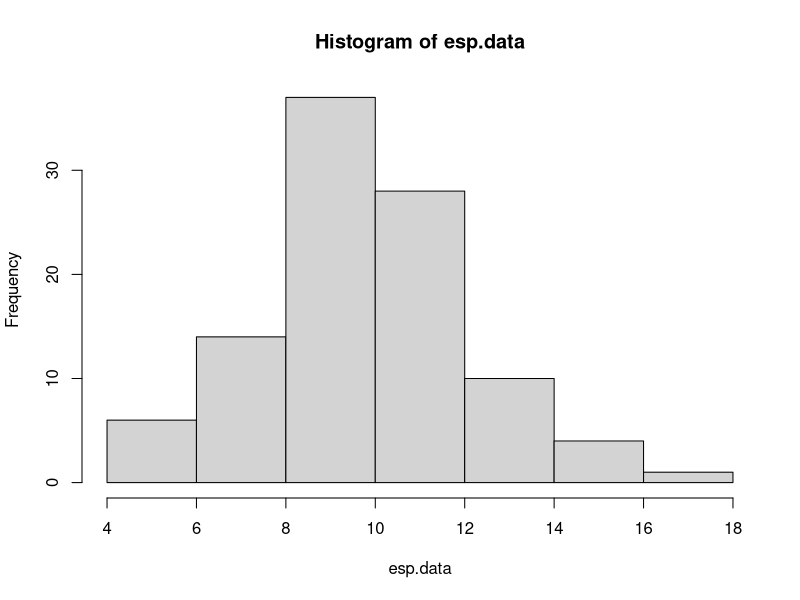
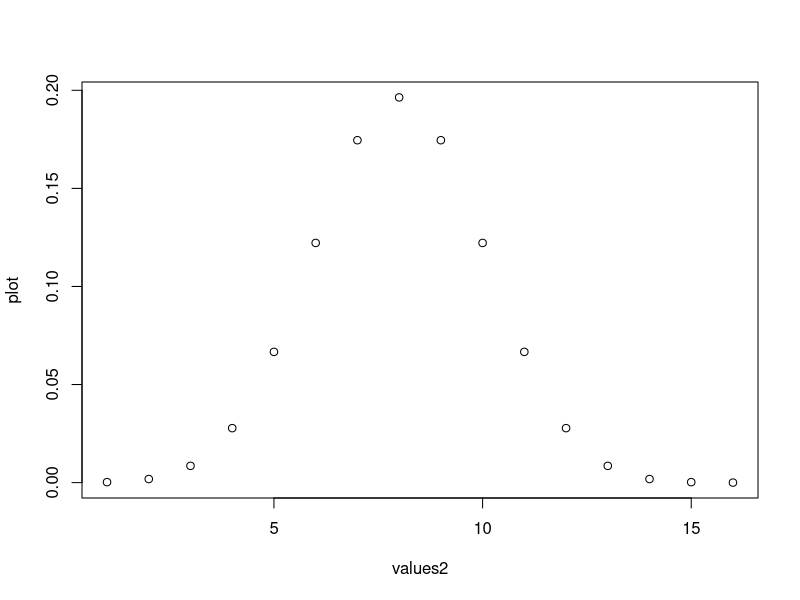
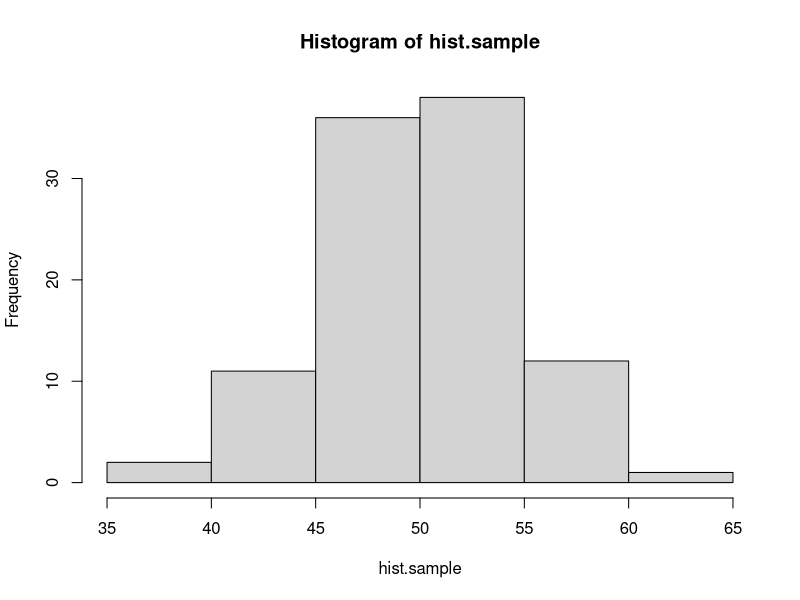
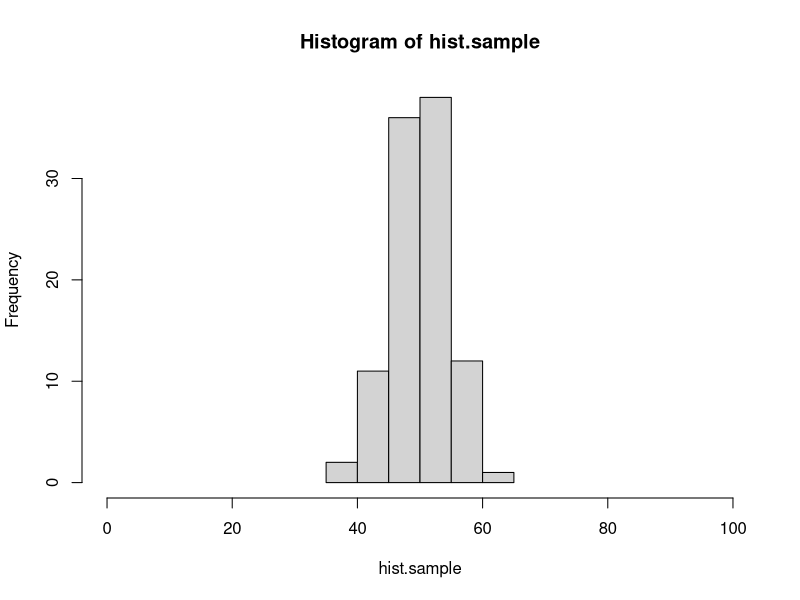
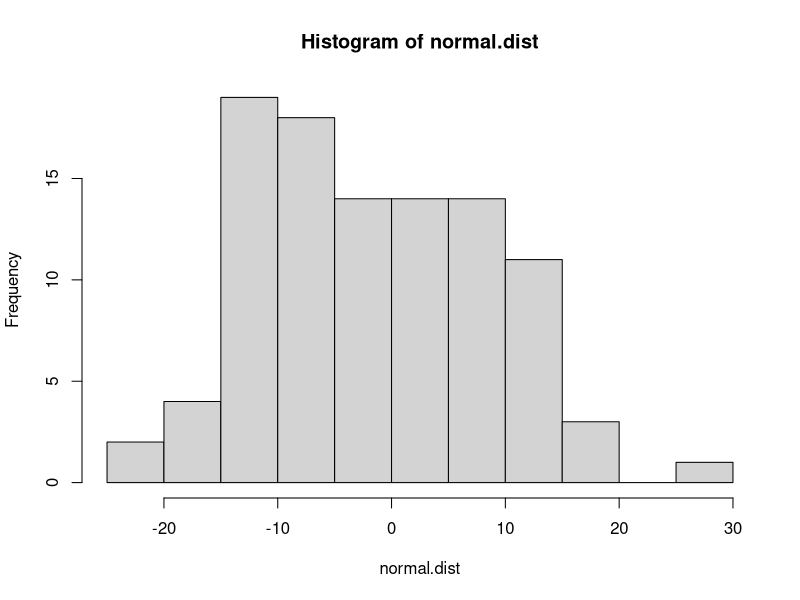
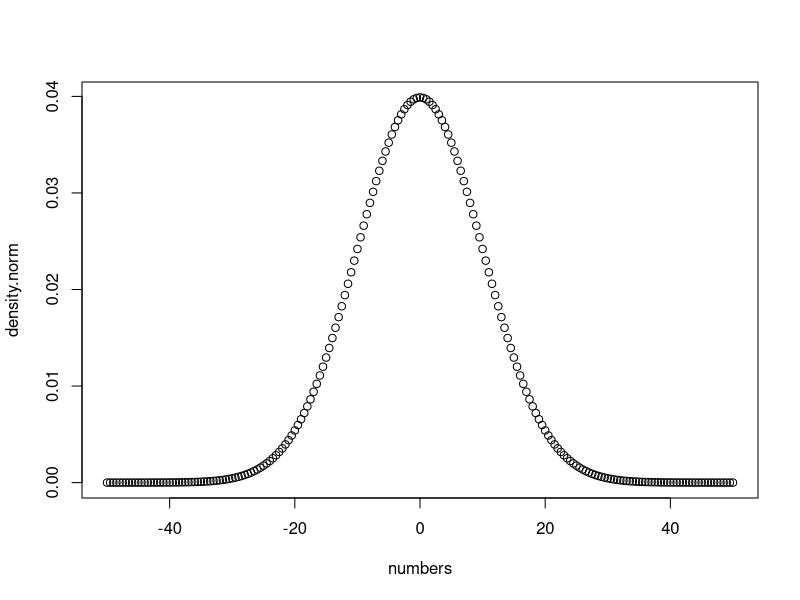

Write R code to recreate these figures, in order. (Note: this script raises an error after producing the figures.)
#### practice with probability distributions ####

# calculating the likelihood requires understanding how to work
# with probability distributions. let's start with the binomial
# distribution.

# the binomial distribution describes the number of "success" in
# some number of "trials" given some probability of success. it 
# is the "coin flipping" distribution. 

# in R, we can draw a sample from a binomial distribution with rbinom()
# this isn't the first time you've seen rbinom, but here it is again, 
# with the parameters spelled out. you can try changing these to explore
# how the function works.

number.of.samples <- 10
number.of.trials.per.sample <- 100
probability.of.success <- 0.5

rbinom(number.of.samples, number.of.trials.per.sample, probability.of.success)

# below, use rbinom to create sample data for the following scenario.
# an experiment tests whether subjects have ESP. 100 subjects are each given
# the opportunity to predict whether a randomly generated number is odd or even.
# each subject makes 20 guesses.
# of course, ESP doesn't exist, so the probability of a successful guess is 0.50.
# store the result in a vector called esp.data


esp.data <- rbinom(100, 20, 0.5)


# a quick way to visualize a distribution is with the hist() function:
hist(esp.data)

# what if we want to know the probability of someone getting exactly 10 guesses
# correct out of 20, if they are randomly guessing? for that we use the density
# function of the binomial: dbinom()

value.to.check <- 10
number.of.trials <- 20
probability.of.success <- 0.5

dbinom(value.to.check, number.of.trials, probability.of.success)

# use dbinom to find out the probability of someone answering 87 out of 100
# questions correctly, if they have a 0.9 probability of giving a correct answer
# for each individual question.

dbinom(87,100,0.9)

# with dbinom, you can use a vector as the first argument, to check the probability
# of multiple values at the same time:

values <- c(3, 4, 5)
dbinom(values, 8, 0.5)

# using this shortcut, *plot* the full distribution (probability mass function)
# for flipping 16 fair coins, counting the total number of heads.
# hint: create one vector for the different possible outcomes
#       then use dbinom to calculate the probability of all of the elements in the vector

values2 <- c(1,2,3,4,5,6,7,8,9,10,11,12,13,14,15,16)
plot <- dbinom(values2,16,0.5)

plot(x = values2, y = plot)

# quick detour #

# here's a quick tip about plot() or hist()
# if you want to change the range on the x-axis, you can use the xlim argument:

hist.sample <- rbinom(100, 100, 0.5)
hist(hist.sample)
hist(hist.sample, xlim=c(0,100)) # compare this plot to the line above.

# the normal distribution ##

# normal (gaussian) distributions are characterized by two parameters: mean and standard deviation
# the mean is the the location of the peak of the distribution, and the sd controls the width.
# the smaller the sd, the more peaked the distribution is in the center.

# like the binomial, there are rnorm() and dnorm() functions.

# generate 100 samples from a normal distribution with mean 0 and standard deviation 10.
# then use hist() to create a histogram of these samples.

normal.dist <- rnorm(100,0,10)
hist(normal.dist)

# now plot the probability density function of this distribution.
# use the same strategy as you did above with the binomial to find the density of the normal
# distribution with mean 0 and sd 10 for values between -50 and 50. the distribution is continuous
# so, choose a reasonably small step size between values (remember the seq() function).
numbers <- seq(from = -50, to = 50, by = 0.5)
density.norm <- dnorm(numbers, 0, 10)
plot(x = numbers, y = density.norm)

#### practice calculating likelihoods ####

# here's some data from 10 participants in an ESP experiment like the one described
# above. each subject had 20 guesses. the number of correct guesses is reported.

esp.practice.data <- data.frame(subject=1:10, n.correct=c(11,10,6,10,6,12,10,8,9,11))

# calculate the likelihood (regular, not log) for this data for three different values
# of the probability of success parameter: 0.4, 0.5, and 0.6.
# hint: prod() will multiple all elements of a vector together.

prod(dbinom(esp.practice.data$n.correct, 20, 0.4))
prod(dbinom(esp.practice.data$n.correct, 20, 0.5))
prod(dbinom(esp.practice.data$n.correct, 20, 0.6))


# which parameter value of those options is most likely?

# success parameter = 0.5 is most likely (4.433186e-10)

# here is a sample of response times for a single subject from a rapid decision making experiment.
rt.sample <- c(391.5845, 411.9970, 358.6373, 505.3099, 616.2892, 481.0751, 422.3132, 511.7213, 205.2692, 522.3433, 370.1850,
               517.4617, 332.3344, 316.8760, 395.5431, 231.7831, 399.8646, 238.9064, 299.7924, 474.7512, 271.6326, 423.4861,
               379.7867, 212.7789, 233.8291, 472.4591, 534.2131, 453.9655, 408.3443, 352.3001)

# calculate the **log** likelihood for this data assuming that it is generated by a normal
# distribution for each of the following parameters. 
# hint: sum() adds the numbers in a vector. log() is the natural log function, or log=T for dnorm().

# 1) mean 350, sd 50
sum(dnorm(rt.sample, 350, 50, log=TRUE))

# 2) mean 400, sd 50
sum(dnorm(rt.sample, 400, 50, log=TRUE))

# 3) mean 450, sd 50
sum(dnorm(rt.sample, 450, 50, log=TRUE))

# 4) mean 350, sd 100
sum(dnorm(rt.sample, 350, 100, log=TRUE))

# 5) mean 400, sd 100
sum(dnorm(rt.sample, 400, 100, log=TRUE))

# 6) mean 450, sd 100
sum(dnorm(rt.sample, 450, 100, log=TRUE))

# which parameter set has the highest likelihood?

# mean = 400, sd = 100 has the highest likelihood (-182.5699)

# here is a set of data for a subject in a categorization experiment, modeled with GCM.
# calculate the log likelihood of the parameters in the model (which i am not showing you).
# the point here is to know what to do when the model gives you a predicted probability
# of a response, and the data is either that response or not that response.
# hint: add a new column indicating the likelihood of each response, using mapply. then convert to log and add.
# if you do this correctly, the answer is -10.84249.

gcm.practice.data <- data.frame(correct.response = c(T, T, T, T, F, T, T, F, T, T, T, F, F, T, T, F, T, T, T, T),
                                gcm.probability.correct = c(0.84, 0.80, 0.84, 0.80, 0.79, 0.86, 0.89, 0.87, 0.69, 0.85, 0.75,
                                                            0.74, 0.82, 0.85, 0.87, 0.69, 0.83, 0.87, 0.80, 0.76))

gcm.practice.data$likelihood.of.response <- mapply(function(correct.response, gcm.probability.correct){
  if (correct.response == T){
    return(gcm.probability.correct)}
  if (correct.response == F){
    return(1 - gcm.probability.correct)}
  
}, gcm.practice.data$correct.response, gcm.practice.data$gcm.probability.correct)

sum(log(gcm.practice.data$likelihood.of.response))

#### maximum likelihood estimation ####

# the same search strategies we used for parameter fitting with rmse can be used with likelihoods,
# including grid search.

# here are the number of correct responses each subject gave in an experiment in which they had to
# decide if two images were the same or different. there were 40 trials for each subject

same.diff.data <- c(32, 29, 31, 34, 26, 29, 31, 34, 29, 31, 30, 29, 31, 34, 33, 27, 32, 29, 29, 27)


# we can model this experiment's data as 40 coin flips for each subject. use grid search to plot the likelihood
# function for values of theta (probability of a correct response) between 0.5 and 0.9, in steps of 0.01.
# start by writing a function that calculates the likelihood (not log) for the entire set of data given a value of theta.

likelihood <- function(prob.of.success){
  prod(dbinom(same.diff.data, 40, prob.of.success))
}

# then use sapply to run the function for each possible value of theta in the set. use seq() to generate the
# set of possible values. plot the set of values on the x axis and the corresponding likelihoods on the y axis.

possible.parameters <- seq(from = 0.5, to = 0.9, by = 0.01)

data<- data.frame(possible.parameters)

data$likelihood.parameter <- sapply(possible.parameters, likelihood)

plot(x = possible.parameters, y = likelihood.parameter)
  

# the "true" underlying value i used to generate the data was 0.75. does that match up with the grid search?

which.max(data$likelihood.parameter)
#### grid search returns 0.76 as most likely parameter



# in this section, you'll do model recovery for a descriptive model of the linear relationship 
# between two continuous variables.

# let's assume that variable y is a linear function of variable x, such that:
# y = 4 + 0.8x

# create a vector of x values from 0 to 100, and the corresponding vector of y values,
# then plot these with x values on the x axis, and y values on the y axis.

x <- seq(from = 0, to = 100, by = 1)
y <- sapply(x, function(x){
  return(4 + 0.8*x)
})

plot(x = x, y = y)
  
# now let's assume that the relationship between x and y isn't perfect. there's a bit of random
# noise. add a random sample from a normal distribution with mean 0 and sd 10 to each y value.
# hint: there are 101 y values, so you need 101 samples.

x <- seq(from = 0, to = 100, by = 1)
y <- sapply(x, function(x){
  return(4 + 0.8*x + rnorm(1, 0, 10))
})


# plot the data again, with the new noisy y values.

plot(x = x, y = y)

# there are three parameter values that control this plot,
# the intercept of the line: 4
# the slope of the line: 0.8
# the sd of the normal distribution: 10

# say that we observe a point of data, x = 20 and y = 27.
# the linear equation, y <- 4 + 0.8*x, predicts that when x is 20 y should also be 20.
4 + 0.8*20

# our model of this data assumes that the relationship is not perfect.
# we assume that there is noise so that when x is 20, the most likely value of y should be 4 + 0.8*x,
# but other values of y are possible. we describe the probability of different values of y with a normal
# distribution. when x is 20, then the normal distribution of y values is centered on 20, because the line
# says that y is 4 + 0.8x. using the normal distribution is helpful because it gives us a way to quantify
# how likely a value of 19 is compared to a value of 16, when x is 20.

# here's an example
x.observed <- 20
y.predicted <- 4 + 0.8*x.observed

# to find out the probability of y.observed=20, use dnorm()
# the mean of the normal distribution should be y.predicted (the distribution is centered on the line)
# and the sd of the normal is a parameter we will estimate, but for the demo below, is set to 10.
y.observed <- 20
dnorm(y.observed, y.predicted, 10)

# write the code to see how likely it is that y will be 33 when x is 29? (assuming sd = 10)
# the correct answer is 0.03371799...

x.observed <- 29
y.predicted <- 4 + 0.8*x.observed
y.observed <- 33
dnorm(y.observed, y.predicted, 10)

# now generalize your solution to compute the likelihood of each value of y that you generated above.
# in other words, write the code that takes a vector of x and y values, and returns the probability
# of each pair given that the relationship between x and y is y <- 4 + 0.8*x and the normal distribution has an sd of 10.

xy.data <- data.frame(x, y)

xy.data$probability.of.each.y <- mapply(function(x, y){
  y.predicted <- 4 + 0.8*x
  return(dnorm(y, y.predicted, 10))
}, xy.data$x, xy.data$y)


# now generalize your solution one step further. write a function that takes in a vector of parameters,
# where parameters[1] is the intercept, parameters[2] is the slope, and parameters[3] is the sd of the normal,
# and returns the total **negative log likelihood**. remember, we want the negative log likelihood because
# optim() will find the set of parameters that minimizes a function.

probability.varying.parameters <- function(parameters){
  
  intercept <- parameters[1]
  slope <- parameters[2]
  sd <- parameters[3]
  if(sd < 0){return(NA)}
  
  
  likelihood <- mapply(function(x, y){
  y.predicted <- intercept + slope*x
  return(dnorm(x, y.predicted, sd))
  
  }, xy.data$x, xy.data$y)
  
  return(sum(-log(likelihood)))

}

# use optim() and Nelder-Mead to search for the best fitting parameters. remember to ensure that sd > 0
# and return NA if it is not.

fit <- optim(c(1, 1, 1), probability.varying.parameters, method="Nelder-Mead")

fit$par

# finally, plot the best fitting line on your points by using the abline() function, and the parameters that optim() found.


install.packages("ggplot2")
library(ggplot2)

ggplot(xy.data, aes(x=x, y=y))+
  geom_point()+
  geom_abline(intercept = fit$par[1], slope = fit$par[2])
